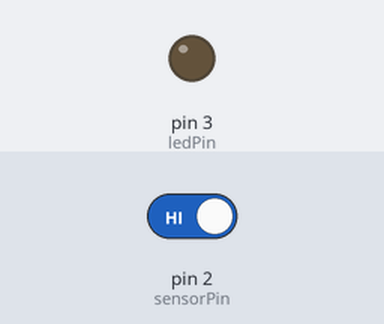
Bench run of a sketch on a simulated Arduino Uno, built with avr-gcc and run on an emulated ATmega328P. Shown: output pins drawn as LEDs (lit = HIGH). The test bench sets the inputs (shaded band); at power-on: pin 2 (sensorPin) HIGH. What the sketch prints to the serial monitor is not drawn.

Above: at 1.2 s.
1.3 s: pin 2 (sensorPin) driven LOW
Timing chart, 0 to 4.3 s (numbered marks = the images above; inputs shaded):
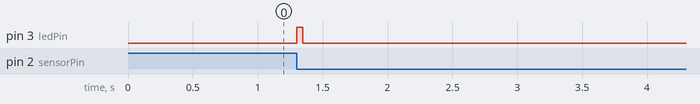

Measured:
- after the input at 1.3 s, pin 3 (ledPin): LOW → HIGH at once, → LOW 0.05 s later

The sketch:

Task1.2P.ino
```cpp
int sensorPin=2;
int ledPin=3;
uint8_t ledState=LOW;

void setup()
{
  Serial.begin(9600);

  pinMode(sensorPin, INPUT);
  pinMode(ledPin,OUTPUT);
  digitalWrite(ledPin,LOW);
  digitalWrite(sensorPin, LOW);
  attachInterrupt(digitalPinToInterrupt(sensorPin),runAction,FALLING);

  delay(50);
}

void loop()
{
Serial.println(digitalRead(sensorPin));


  delay(1000);


}
void runAction(){
  Serial.println("High");
   digitalWrite(ledPin,HIGH);
 delay(10000);
   digitalWrite(ledPin,LOW);


}
```
